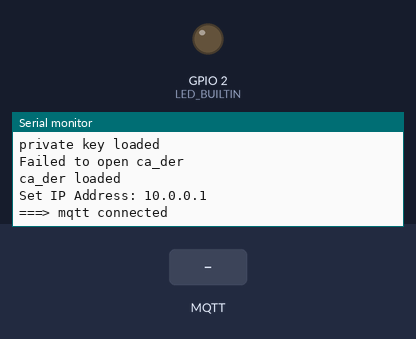
Bench run of a sketch on a simulated ESP8266 (NodeMCU). On the bench: output pins drawn as LEDs (lit = HIGH, except the on-board LED, lit = LOW), the last lines printed to the serial monitor. Inputs (shaded band) come from the test bench. WiFi joins after 1.5 s; servers stay silent unless stated; the local clock reads 2024-03-15 10:24:30 at power-on unless the sketch sets it; storage starts empty; no MQTT or app messages arrive unless stated; pins used as bus, display or sensor lines are not drawn.

Above: at 6.9 s.
7.0 s: MQTT message "led1_on" arrives on the first subscribed topic
At 8.2 s:
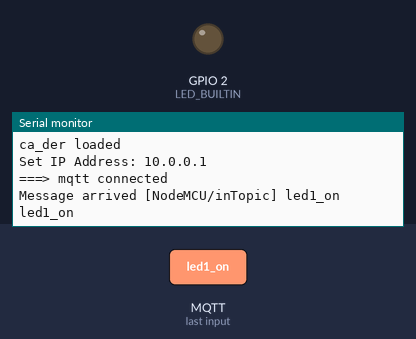
8.5 s: MQTT message "led1_off" arrives on the first subscribed topic
At 9.4 s:
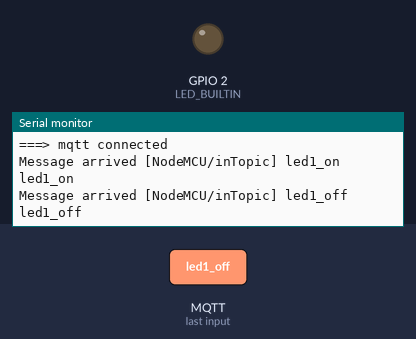
10.0 s: MQTT message "1" arrives on the first subscribed topic
At 10.6 s:
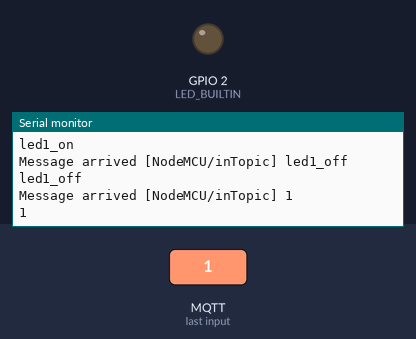

Measured:
- after the input at 7.0 s, the serial monitor: prints a new line at once (image 1)
- after the input at 8.5 s, the serial monitor: prints a new line at once (image 2)
- after the input at 10.0 s, the serial monitor: prints a new line at once (image 3)

The sketch:

sketch_nov13g.ino
```cpp
#include <FS.h>
#include <ESP8266WiFi.h>
#include <WiFiClientSecure.h>
#include <PubSubClient.h>
#include <time.h>
#include <DNSServer.h>            //Local DNS Server used for redirecting all requests to the configuration portal
#include <ESP8266WebServer.h>     //Local WebServer used to serve the configuration portal
#include <WiFiManager.h>          //https://github.com/tzapu/WiFiManager WiFi Configuration Magic

IPAddress remote_addr;

// Insert your FQDN of your MQTT Broker
#define MQTT_SERVER "a1jdp1fi6njxnj-ats.iot.us-east-1.amazonaws.com"
const char* mqtt_server = MQTT_SERVER;

// WiFi Credentials
const char* ssid = "pumphotspot";
const char* password = "gauri1234";

boolean connectionStatus = false;
boolean mqtt_connected = false;

#define LED_BUILTIN 2

// Topic
char* topic;
char* in_topic;

long lastMsg = 0;
int test_para = 2000;
unsigned long startMills;

int r1=16;
int r2=5;
int r3=4;
int r4=0;// GPIO5 or for NodeMCU you can directly write D1

void led1TurnOn();
void led1TurnOff();
void led2TurnOn();
void led2TurnOff();
void led3TurnOn();
void led3TurnOff();
void led4TurnOn();
void led4TurnOff();

void callback(char* in_topic, byte* payload, unsigned int length) {
  Serial.print("Message arrived [");
  Serial.print(in_topic);
  Serial.print("] ");
  String jsonString = "";

  for (int i = 0; i < length; i++) {
    Serial.print((char)payload[i]);
    jsonString.concat((char)payload[i]);
  }

  Serial.println();
  Serial.println(jsonString);

  if(jsonString.indexOf("led1_on") > 0) {
    Serial.println("Turning on LED 1");
    led1TurnOn();
  }

  if(jsonString.indexOf("led1_off") > 0) {
    Serial.println("Turning off LED 1");
    led1TurnOff();
  }

  if(jsonString.indexOf("led2_on") > 0) {
    Serial.println("Turning on LED 2");
    led2TurnOn();
  }

  if(jsonString.indexOf("led2_off") > 0) {
    Serial.println("Turning off LED 2");
    led2TurnOff();
  }

  if(jsonString.indexOf("led3_on") > 0) {
    Serial.println("Turning on LED 3");
    led3TurnOn();
  }

  if(jsonString.indexOf("led3_off") > 0) {
    Serial.println("Turning off LED 3");
    led3TurnOff();
  }
  if(jsonString.indexOf("led4_on") > 0) {
    Serial.println("Turning on LED 4");
    led4TurnOn();
  }

  if(jsonString.indexOf("led4_off") > 0) {
    Serial.println("Turning off LED 4");
    led4TurnOff();
  }

  Serial.println();

}


WiFiClientSecure wifiClient;
PubSubClient client(mqtt_server, 8883, callback, wifiClient);

// Load Certificates
void loadcerts() {

  if (!SPIFFS.begin()) {
   Serial.println("Failed to mount file system");
   return;
 }

 // Load client certificate file from SPIFFS
 File cert = SPIFFS.open("/b3f4f0bea6-certificate.pem.crt", "r"); //replace esp.der with your uploaded file name
 if (!cert) {
   Serial.println("Failed to open cert file");
 }
 else
   Serial.println("Success to open cert file");

 delay(1000);

 // Set client certificate
 if (wifiClient.loadCertificate(cert))
   Serial.println("cert loaded");
 else
   Serial.println("cert not loaded");

 // Load client private key file from SPIFFS
 File private_key = SPIFFS.open("/b3f4f0bea6-private.pem.key", "r"); //replace espkey.der with your uploaded file name
 if (!private_key) {
   Serial.println("Failed to open private cert file");
 }
 else
   Serial.println("Success to open private cert file");

 delay(1000);

 // Set client private key
 if (wifiClient.loadPrivateKey(private_key))
   Serial.println("private key loaded");
 else
   Serial.println("private key not loaded");


 // Load CA file from SPIFFS in DER
 File ca_der = SPIFFS.open("/root-ca.der", "r"); //replace ca.der with your uploaded file name
 if (!ca_der) {
   Serial.println("Failed to open ca_der ");
 }
 else
  Serial.println("Success to open ca_der");
  delay(1000);

  // Set server CA file
   if(wifiClient.loadCACert(ca_der))
   Serial.println("ca_der loaded");
   else
   Serial.println("ca_der failed");

}

void getTime(){
  // Synchronize time useing SNTP. This is necessary to verify that
  // the TLS certificates offered by the server are currently valid.
  Serial.print("Setting time using SNTP");
  configTime(8 * 3600, 0, "de.pool.ntp.org");
  time_t now = time(nullptr);
  while (now < 1000) {
    delay(500);
    Serial.print(".");
    now = time(nullptr);
  }
  Serial.println("");
  struct tm timeinfo;
  gmtime_r(&now, &timeinfo);
  Serial.print("Current time: ");
  Serial.print(asctime(&timeinfo));
 }

boolean reconnect()
{
  WiFi.hostByName(mqtt_server, remote_addr);
  client.setServer(remote_addr, 8883);
  Serial.print("Set IP Address: ");
  Serial.println(remote_addr);
  if (!client.connected()) {
 //  try {
    connectionStatus = client.connect("NodeMCU", "gaurid380", "g@uri1234");
  // } catch (std::bad_alloc& ba) {
     //   Serial.println("bad allocation error caught");
   //}
    if (connectionStatus) {
        Serial.println("===> mqtt connected");
        mqtt_connected = true;
        return true;
    } else {
        Serial.print("---> mqtt failed, rc=");
        Serial.print(client.state());
        mqtt_connected = false;
        return false;
    }
  }
}

void wifi_connect()
{
  if (WiFi.status() != WL_CONNECTED) {
    // WIFI
      Serial.println();
      Serial.print("===> WIFI ---> Connecting to ");
      Serial.println(ssid);

      delay(10);
      WiFi.mode(WIFI_STA);
      WiFi.begin(ssid, password);

      int Attempt = 0;
      while (WiFi.status() != WL_CONNECTED) {
        Serial.print(". ");
        Serial.print(Attempt);

        delay(100);
        Attempt++;
        if (Attempt == 150) {
           Serial.println();
           Serial.println("-----> Could not connect to WIFI");

           ESP.restart();
           delay(200);
         }
      }
      Serial.println();
      Serial.print("===> WiFi connected");
      Serial.print(" ------> IP address: ");
      Serial.println(WiFi.localIP());
     }
 }

void setup()
{

  WiFi.disconnect();

  pinMode(LED_BUILTIN, OUTPUT);     // Initialize the LED_BUILTIN pin as an output
  digitalWrite(LED_BUILTIN, HIGH);

  pinMode(r1, OUTPUT);
  pinMode(r2, OUTPUT);
  pinMode(r3, OUTPUT);
  pinMode(r4, OUTPUT);

  digitalWrite(r1, HIGH);
  digitalWrite(r2, HIGH);
  digitalWrite(r3, HIGH);
  digitalWrite(r4, HIGH);

  Serial.begin(115200);
  Serial.setDebugOutput(true);
  startMills = millis();

//  WiFiManager wifiManager;
//  wifiManager.setTimeout(180);
//
//  if(!wifiManager.autoConnect("apname", "appassword")) {
//    Serial.println("failed to connect and hit timeout");
//    delay(3000);
//    ESP.reset();
//    delay(5000);
//  }

// Serial.println("connected...yeey :)");

  wifi_connect();
  delay(500);
  getTime();
  delay(500);
  loadcerts();
  delay(200);

}

void loop()
{
  if (WiFi.status() == WL_CONNECTED) {
    if (!mqtt_connected) {
        reconnect();
    } else {
      long now = millis();
      if (now - lastMsg > test_para) {
        lastMsg = now;
        String payload = "{\"startMills\":";
        payload += (millis() - startMills);
        payload += "}";
        topic = "$aws/things/NodeMCU/shadow/update";
        //sendmqttMsg(topic, payload);
        in_topic="NodeMCU/inTopic";
        client.subscribe(in_topic);
      }

    }
  } else {
    Serial.println("WiFi could not be connected !!");
    wifi_connect();
  }

  client.loop();

}

void sendmqttMsg(char* topictosend, String payload)
{

  if (mqtt_connected) {
      Serial.print("Sending payload: ");
      Serial.print(payload);

    unsigned int msg_length = payload.length();

      Serial.print(" length: ");
      Serial.println(msg_length);

    byte* p = (byte*)malloc(msg_length);
    memcpy(p, (char*) payload.c_str(), msg_length);

    int publishStatus = client.publish(topictosend, (char*) payload.c_str());
    Serial.print("Publish Status: ");
    Serial.print(publishStatus);

  }
}


void led1TurnOn(){

  digitalWrite(LED_BUILTIN, LOW);
  digitalWrite(r1, LOW);
}

void led1TurnOff(){

  digitalWrite(LED_BUILTIN, HIGH);
  digitalWrite(r1, HIGH);
}

void led2TurnOn(){

  digitalWrite(LED_BUILTIN, LOW);
  digitalWrite(r2, LOW);
}

void led2TurnOff(){

  digitalWrite(LED_BUILTIN, HIGH);
  digitalWrite(r2, HIGH);
}

void led3TurnOn(){

  digitalWrite(LED_BUILTIN, LOW);
  digitalWrite(r3, LOW);
}

void led3TurnOff(){

  digitalWrite(LED_BUILTIN, HIGH);
  digitalWrite(r3, HIGH);
}

void led4TurnOn(){

  digitalWrite(LED_BUILTIN, LOW);
  digitalWrite(r4, LOW);
}

void led4TurnOff(){

  digitalWrite(LED_BUILTIN, HIGH);
  digitalWrite(r4, HIGH);
}
```
